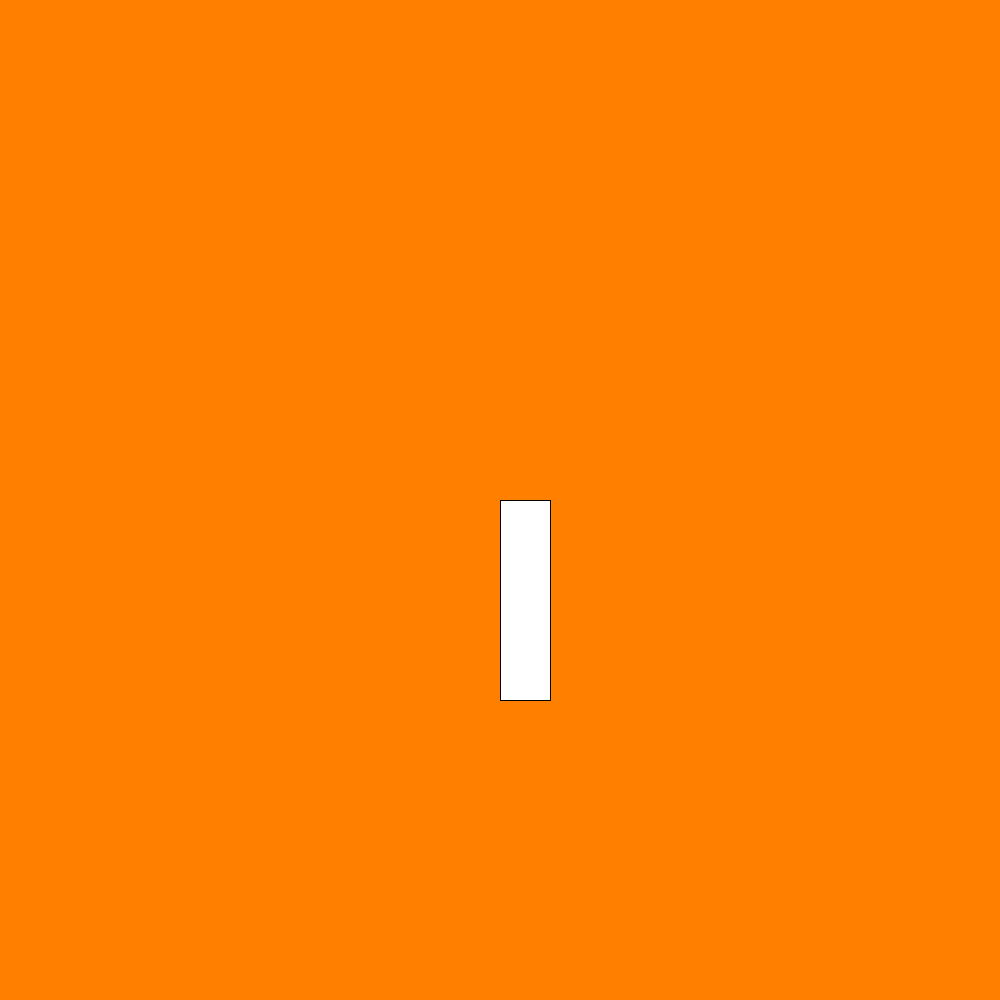
Frame 1 (no input)
Frame 60 (the mouse pressed at the canvas centre just before this capture): identical to frame 1, image omitted
Frame 120 (the mouse held since frame 60 and released just before this capture): identical to frame 1, image omitted

The Processing sketch that drew this single still picture (run headless with seeded random() and noise(); from frame 60 on, the mouse is pressed at the canvas centre):

// Processing sketch: gustav
// ── gustav.pde
float x1= 30;
float y1 = 40;
float x2= 30;
float y2= 40;
void setup()
{
size(1000,1000);
x1 = width / 2;
y1 = height / 2;
x2 = width / 2;
y2 = height / 2;
}
void draw()
{
  background(255,128,0);
if (keyPressed)
{
if (key == 'w') y1 = y1 - 1;
if (key == 'd') x1 = x1 + 1;
if (key == 's') y1 = y1 + 1;
if (key == 'a') x1 = x1 - 1;
if (key == 'k') y2 = y2 - 1;
if (key == 'j') x2 = x2 + 1;
if (key == 'h') y2 = y2 + 1;
if (key == 'u') x2 = x2 - 1;
}
rect(x1,y1,50,200);
rect(x2,y2,50,200);
}
